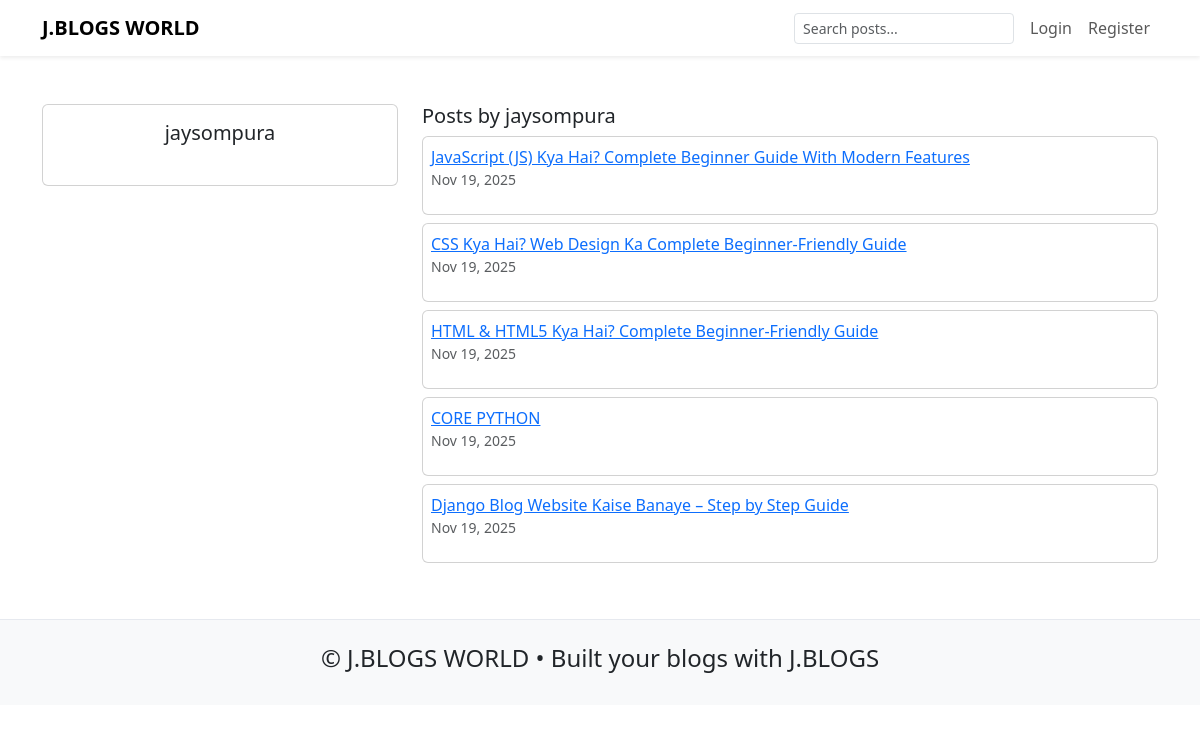
The page /profile/jaysompura/ on the database its author committed.
### blog/models.py (models this page shows, shortened)
class Post(models.Model):
    STATUS_CHOICES = (('draft','Draft'),('published','Published'))
    author = models.ForeignKey(User, on_delete=models.CASCADE, related_name='posts')
    title = models.CharField(max_length=250)
    slug = models.SlugField(max_length=260, unique=True, blank=True)
    content = models.TextField()
    cover = models.ImageField(upload_to='covers/', null=True, blank=True)
    categories = models.ManyToManyField(Category, related_name='posts', blank=True)
    tags = models.ManyToManyField(Tag, related_name='posts', blank=True)
    status = models.CharField(max_length=10, choices=STATUS_CHOICES, default='published')
    created_at = models.DateTimeField(auto_now_add=True)
    updated_at = models.DateTimeField(auto_now=True)
    class Meta:
        ordering = ['-created_at']

### blog/views.py (the view)
# urls.py: path('profile/<str:username>/', views.profile_view, name='profile_view'),
def profile_view(request, username):
    user = get_object_or_404(User, username=username)
    posts = user.posts.filter(status='published')
    following = False
    if request.user.is_authenticated:
        following = Follow.objects.filter(follower=request.user, following=user).exists()
    return render(request, 'blog/profile.html', {'profile_user': user, 'posts': posts, 'following': following})

### blog/templates/blog/profile.html (shortened to what this page needs)
{% extends "base.html" %}
{% block content %}
<div class="container py-4"><div class="row"><div class="col-md-4"><div class="card p-3 text-center"><h5>{{ profile_user.username }}</h5></div></div><div class='col-md-8'><h5>Posts by {{ profile_user.username }}</h5>{% for post in posts %}<div class='card mb-2 p-2'><a href='{% url "post_detail" post.pk post.slug %}'>{{ post.title }}</a><p class='small text-muted'>{{ post.created_at|date:"M d, Y" }}</p></div>{% empty %}<p>No posts yet.</p>{% endfor %}</div></div></div>
{% endblock %}

### static/blog/css/style.css (style rules this page uses)
body { font-family: 'Inter', system-ui, -apple-system, 'Segoe UI', Roboto, 'Helvetica Neue', Arial; background:#f6f8fb; color:#1f2937; }
.card { border: none; border-radius: 10px; }

### rows shown on the page
Post: title "JavaScript (JS) Kya Hai? Complete Beginner Guide With Modern Features", created_at "Nov 19, 2025"
Post: title "CSS Kya Hai? Web Design Ka Complete Beginner-Friendly Guide", created_at "Nov 19, 2025"
Post: title "HTML & HTML5 Kya Hai? Complete Beginner-Friendly Guide", created_at "Nov 19, 2025"
Post: title "CORE PYTHON", created_at "Nov 19, 2025"
Post: title "Django Blog Website Kaise Banaye – Step by Step Guide", created_at "Nov 19, 2025"

### other values the page prints
{{ profile_user.username }} "jaysompura"
